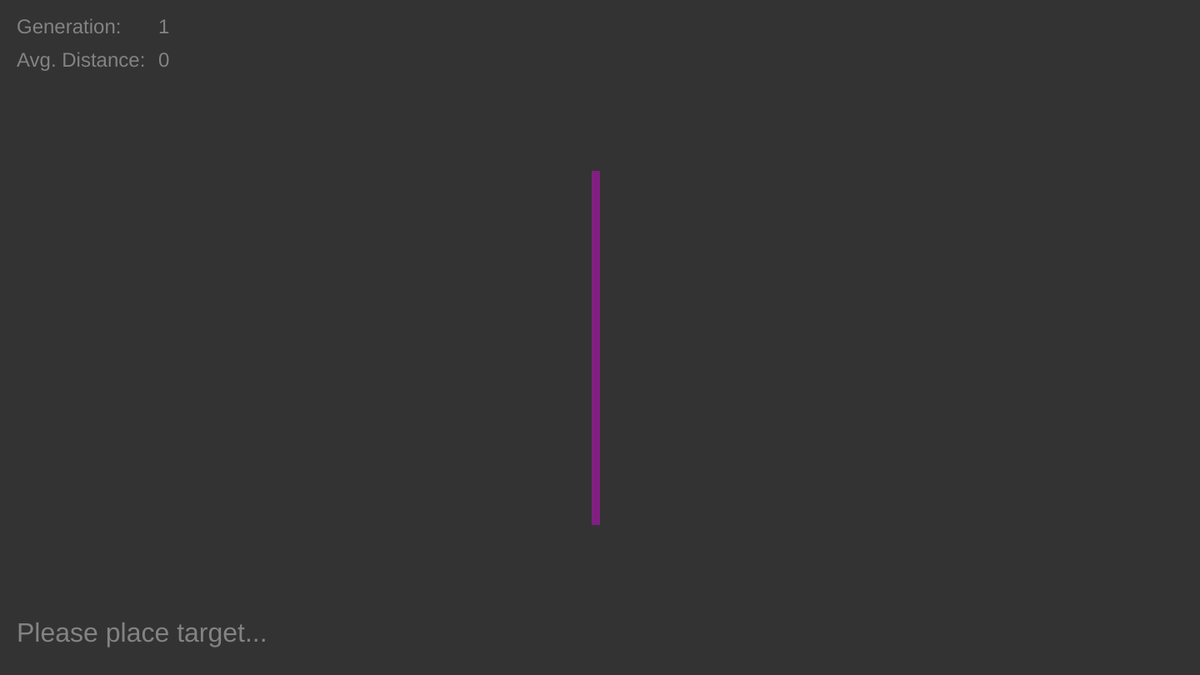
Frame 1 (no input)
Frame 60 (no input): identical to frame 1, image omitted
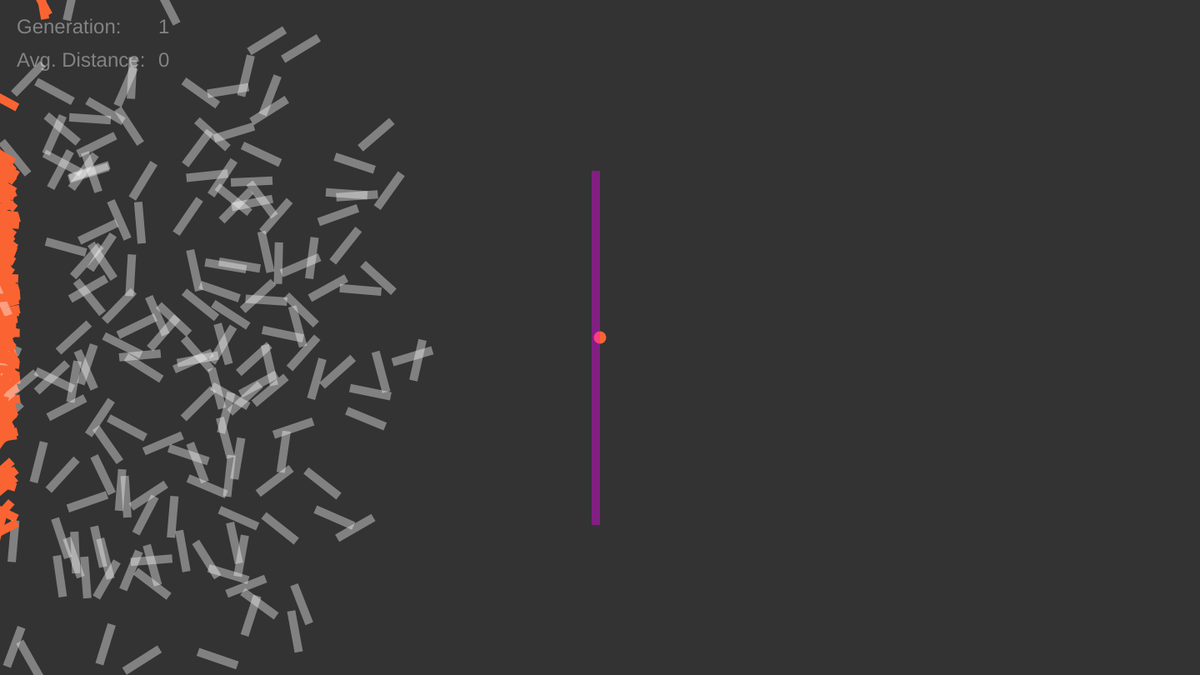
Frame 120 (the mouse pressed at the canvas centre since frame 60)

The p5.js sketch that drew these frames (run headless with seeded random() and noise() and a simulated clock; from frame 60 on, the mouse is pressed at the canvas centre):

// p5.js sketch
// ── sketch.js
var cars = [];
var simSpeed = 1;
var numOfCars =  300;
var targetX;
var targetY;
var generations = 1;
var dnaLength = 25;
var avgDist = 0;
var ready = false;
var obstacle;
function setup() {
  createCanvas(1440, 810);
  for(var i = 0; i < numOfCars; i++)
    cars.push(new Car());
  
  targetX = -50;
  targetY = -50;
  obstacle = new Obstacle(width / 2 - 10, height / 2 - 200, 10, height / 2 + 20);
}
function mousePressed(){
  targetX = mouseX;
  targetY = mouseY;
  ready = true;
}
function draw() {
  background(51);
  noStroke();
  fill(250, 100, 50);
  circle(targetX, targetY, 15);
  textSize(24);
  fill(255,100);
  text("Generation: ", 20, 40);
  text(generations, 190, 40);
  obstacle.show();

  //waiting for user to place target
  if(ready){
      for(var i = 0; i < cars.length; i++){
      	//updating cars
      	cars[i].move();
      	cars[i].evaluate();
      	cars[i].show();
      	cars[i].bounce();
      }
	//checking to see if cars have reached the end of their DNA string, generates new generation
    if(cars[0].pos == dnaLength - 1){
      avgDist = avgDistance();
      var temp = nextGen();
      cars = temp;
	//20% chance of one of the cars DNA string mutating
      if(random(0, 1) <= 0.2) mutate();
      generations++;
    }
  }else{
    textSize(32);
    fill(255, 100);
    text("Please place target...",20 ,height - 40);
  }
  
  textSize(24);
  fill(255,100);
  text("Avg. Distance: ", 20, 80);
  text(round(avgDist), 190, 80);
  stroke(250, 100, 50, 100);
  noFill();
  circle(targetX, targetY, round(avgDist) * 2);
}
//returning average distance away from target for each car
function avgDistance(){
  var result = 0;
  for(var i = 0; i < numOfCars; i++)
    result += (dist(cars[i].position.x, cars[i].position.y, targetX, targetY));
  
  return result / numOfCars;
}
function mutate(){
  console.log("mutation!!");
  cars[random(0, cars.length - 1)] = p5.Vector.random2D();
}
function nextGen(){
  //fills candidates array based on previous gen's performance
  //creates new generation from randomly chosen parents
  var maxFit = 0;
  var candidates = [];
  var result = [];
  //finding maximum fitness so each car's fitness can be normalised
  for(var i = 0; i < cars.length; i++){
    if(cars[i].fitness > maxFit)
      maxFit = cars[i].fitness;
  }

  for(var i = 0; i < cars.length; i++){
    cars[i].fitness /= maxFit; //normalising
    for(var j = 1; j < (cars[i].fitness * 10); j++) //adding cars to candidates based on fitness level
      candidates.push(cars[i]);
  }
  //choosing random parents to create new car
  for(var i = 0; i < numOfCars; i++){
    var p1 = random(candidates);
    var p2 = random(candidates);
    while(p2 == p1) p2 = random(candidates);
    var child = new Car();
    
    //choosing random point within range to bisect DNA strings	  
    var midpoint = random((p1.genes.length / 2) - 5, (p1.genes.length / 2) + 5);
    
    for(var j = 0; j < dnaLength; j++){
      if(j < midpoint)
        child.genes[j] = p1.genes[j];
      else
        child.genes[j] = p2.genes[j];
    }
    result.push(child);
  }
  return result;
}


// ── car.js
class Car{
    constructor(){
      this.pos = 0;
      this.genes = [];
      this.position = createVector(100, height / 2);
      this.vel = createVector();
      this.acc = createVector();
      this.fitness = 0;
      this.speed = 0;
      this.goal = false;
      this.collided = false;
      this.angle = 0;
      this.fast = 0;
      for(var i = 0; i < dnaLength; i++){
        this.genes[i] = p5.Vector.random2D();
      }
    }
    bounce(){ //ensuring vehicles do not pass border of the canvas
      if(this.position.x < 0 || this.position.x > width) this.collided = true;
      if(this.position.y < 0 || this.position.y > height) this.collided = true;
    }
    evaluate(){
      var d = dist(this.position.x, this.position.y, targetX, targetY);
      d > 0 ? d = 1 / d : d = 1;
      
      this.fitness = d;
      if(this.x < 0) this.fitness = 0;
      else if(this.collided) this.fitness = 0;
      if(this.fitness != 0 && this.goal) this.fitness += (this.fast / dnaLength) * this.fitness;
        
      return this.fitness;
    }
    move(){
	//checking for collision between car and obstacle object
      if(!this.collided) this.collided = (this.position.x >= obstacle.x && this.position.x < obstacle.x + obstacle.obWidth && this.position.y < obstacle.y + obstacle.obHeight && this.position.y > obstacle.y);
	//if car has not yet reached target
      if(!(dist(this.position.x, this.position.y, targetX, targetY) < 15) && !this.collided){
  
        this.acc.add(this.genes[this.pos]);
        this.vel.add(this.acc);
        this.vel.limit(8);
        this.position.add(this.vel);
        this.acc.mult(0);
      }else if(!this.goal){
        this.goal = true;
        this.fast++; //will be used to reward cars that have reached target quickly
      }
	//allows cars to follow one vector within DNA string for some time before moving to next
      if(this.speed >= 10){
        this.pos++;
        this.speed = 0;
      }
      this.speed++;
    }
    show(){
      if(!this.goal || !this.collided) this.angle = this.vel.heading();
      push();
      translate(this.position.x, this.position.y);
      rectMode(CENTER);
      rotate(this.angle);
      noStroke();
      this.collided || this.goal ? fill(250, 100, 50) : fill(250, 100);
      rect(0, 0, 50, 10);
      pop();
    }
  }

// ── obstacle.js
class Obstacle{
    constructor(x, y, obWidth, obHeight){
      this.x = x;
      this.y = y;
      this.obWidth = obWidth;
      this.obHeight = obHeight;
    }
    show(){
      noStroke();
     fill(250, 0, 250, 100);
      rect(this.x, this.y, this.obWidth, this.obHeight);
    }
  }
